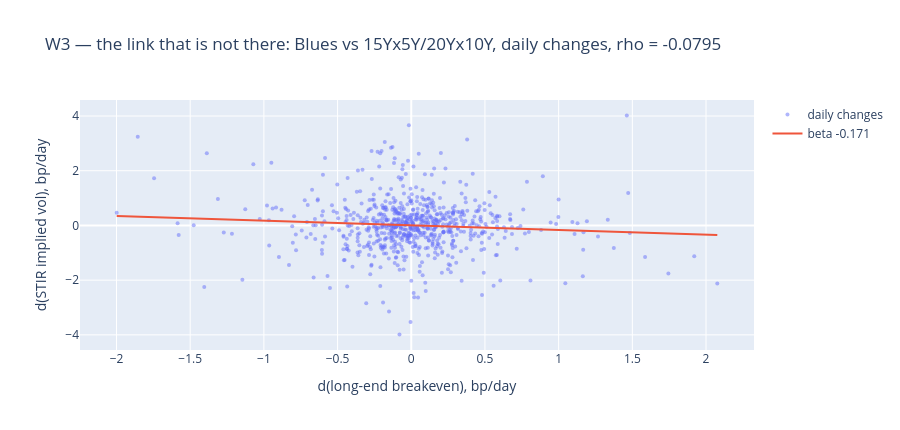

The code cell stored with this chart in its notebook:
### Code cell
_c, _p = CFG.colour, CFG.pair
_j = pd.concat([STIR[_c].rename("stir"), LONG[_p].rename("long")], axis=1).dropna().diff().dropna()
fig = go.Figure()
fig.add_trace(go.Scatter(x=_j["long"], y=_j["stir"], mode="markers",
                         marker=dict(size=4, opacity=0.5), name="daily changes"))
_b = np.polyfit(_j["long"], _j["stir"], 1)
_xs = np.linspace(_j["long"].min(), _j["long"].max(), 20)
fig.add_trace(go.Scatter(x=_xs, y=np.polyval(_b, _xs), mode="lines",
                         name=f"beta {_b[0]:+.3f}"))
_rho = float(_j["stir"].corr(_j["long"]))
fig.update_layout(
    title=f"W3 — the link that is not there: {_c} vs {_p}, daily changes, rho = {_rho:+.4f}",
    xaxis_title="d(long-end breakeven), bp/day", yaxis_title="d(STIR implied vol), bp/day",
    height=430)
fig.show()

### Figure 1 — Plotly figure (JSON) as saved in the notebook; plotly's stock layout.template omitted (floating-point values rounded to 4 significant figures; data arrays with more than 128 entries replaced by an {"elided": "..."} marker saying what was removed)
{"data": [{"marker": {"opacity": 0.5, "size": 4}, "mode": "markers", "name": "daily changes", "type": "scatter", "x": {"elided": "726 float values"}, "y": {"elided": "726 float values"}}, {"mode": "lines", "name": "beta -0.171", "type": "scatter", "x": [-1.999, -1.784, -1.57, -1.355, -1.141, -0.9263, -0.7118, -0.4973, -0.2828, -0.06833, 0.1462, 0.3607, 0.5751, 0.7896, 1.004, 1.219, 1.433, 1.648, 1.862, 2.077], "y": [0.3498, 0.313, 0.2763, 0.2396, 0.2028, 0.1661, 0.1294, 0.09262, 0.05589, 0.01915, -0.01758, -0.05432, -0.09105, -0.1278, -0.1645, -0.2013, -0.238, -0.2747, -0.3115, -0.3482]}], "layout": {"height": 430, "title": {"text": "W3 — the link that is not there: Blues vs 15Yx5Y/20Yx10Y, daily changes, rho = -0.0795"}, "xaxis": {"title": {"text": "d(long-end breakeven), bp/day"}}, "yaxis": {"title": {"text": "d(STIR implied vol), bp/day"}}}}
